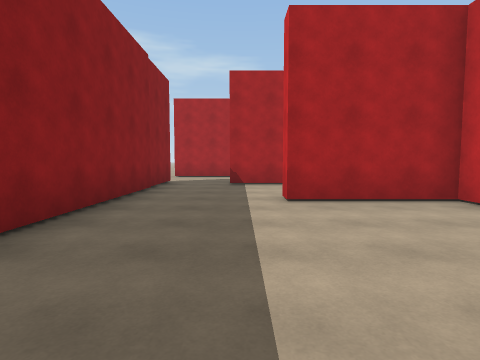
View 1 (above)

15 first-person views from a walk through a Unity game level. The camera is 1.4 m above the floor, tilts 4° down and sees 80° across. The floor is counted in squares, 2 m on a side. Each view is taken from the middle of a square. On the plan, view 1 faces up. The plan holds only what a view shows up to about 10 squares ahead; the rest is blank. The place goes on beyond the plan. The player is left out. Some animated figures are left out.

View 2
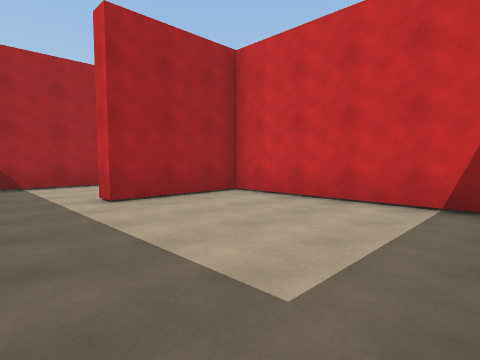

View 3
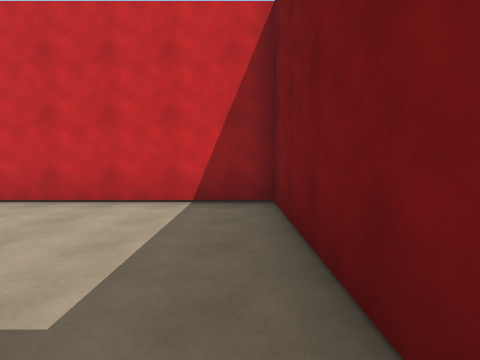

View 4
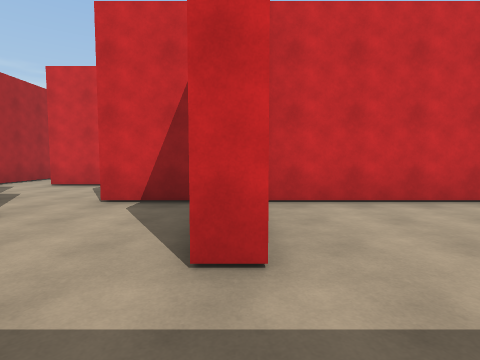

View 5
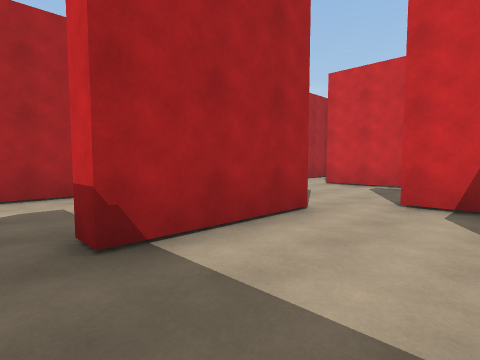

View 6
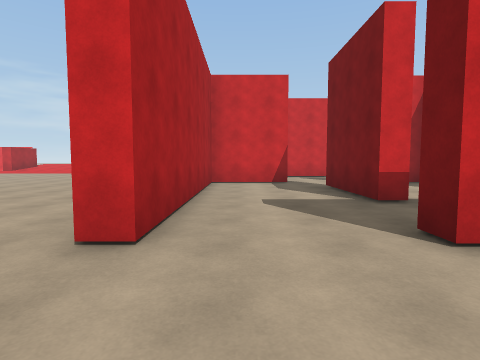

View 7
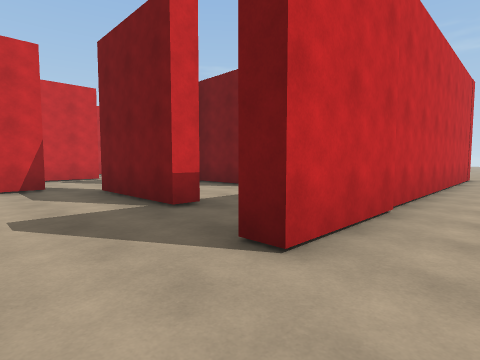

View 8
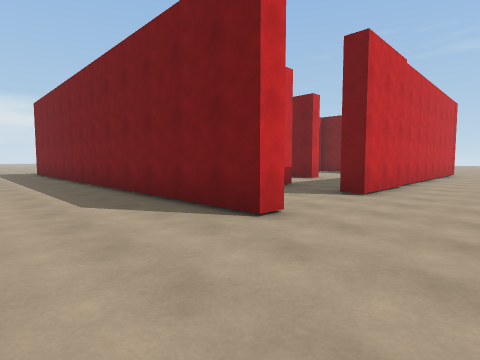

View 9
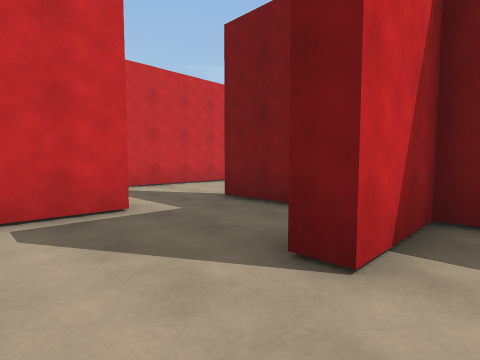

View 10
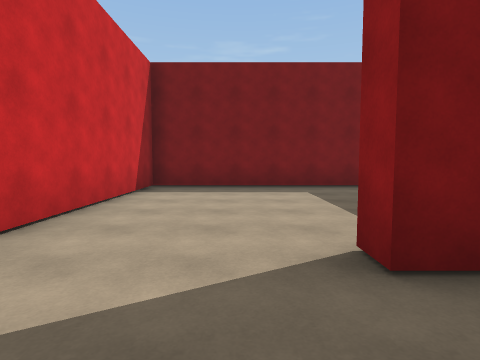

View 11
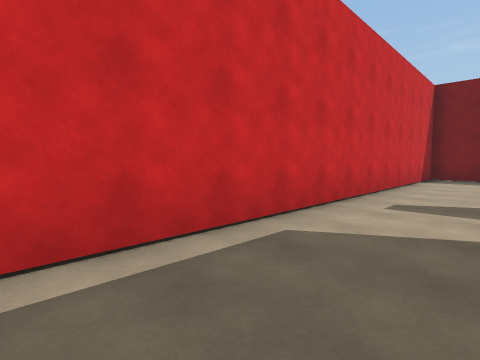

View 12
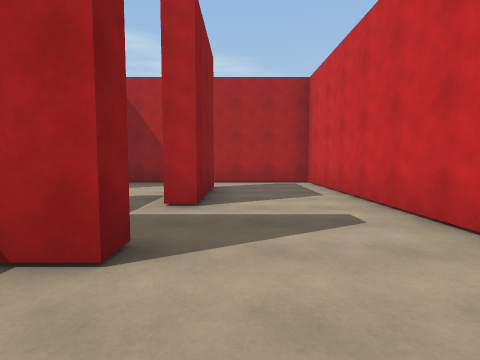

View 13
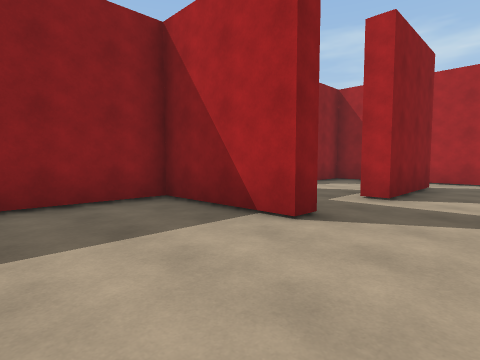

View 14
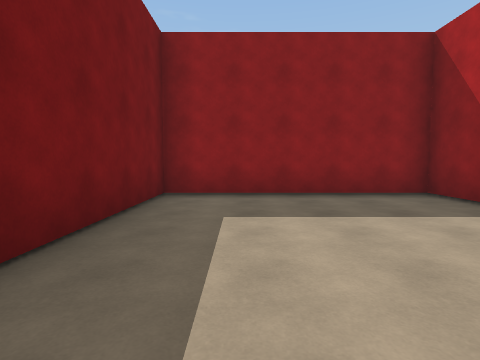

View 15
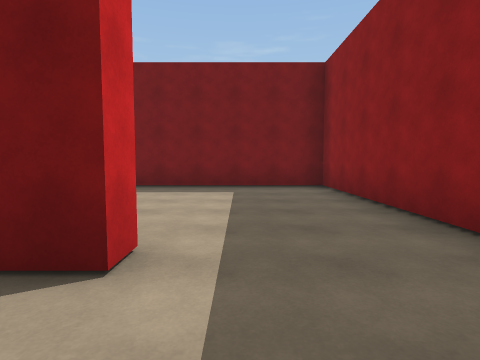

### Floor plan
Points are (right, up) in squares from view 1. A wall is a line through its corners. A room is listed if a view was taken in it or the views show most of it. See-through windows are left out.
Room 1 (views 1, 2, 3)
walls: (-2.2, 4.4) (-2.2, -0.5) (3.7, -0.5) (3.7, 4.8) (0.8, 4.8)
ways out: opening at (-0.5, 5) to room 2
Room 2 (views 4, 5, 15)
walls: (2.6, 8.2) (-0.3, 8.2); (0.8, 4.8) (0.8, 5.3) (3.7, 5.3) (3.7, 7.3); (-2.2, 9.3) (-2.2, 4.4)
ways out: opening at (-0.5, 5) to room 1; opening at (-1, 9) to room 4; opening at (3, 9) to room 4
Room 3 (views 6, 7, 8)
walls: (-2.8, 11.9) (-2.8, 12.4) (6.6, 12.4); (-2.8, -1.1) (-2.8, 9.3)
ways out: opening at (-2, 10.5) to room 4
Room 4 (view 9)
walls: (-0.3, 8.2) (-0.3, 8.7) (2.6, 8.7); (3.7, 9.5) (3.7, 11.9) (-2.8, 11.9); (-2.8, 9.3) (-2.2, 9.3)
ways out: opening at (-1, 9) to room 2; opening at (3, 9) to room 2; opening at (-2, 10.5) to room 3; opening at (4, 8.5) to room 6
Room 5 (views 10, 11, 12, 13, 14)
walls: (7.1, 5.3) (7.1, 4.8) (4.2, 4.8) (4.2, -0.5) (10.3, -0.5) (10.1, 11.9) (6.4, 11.9); (7.3, 10.2) (7.3, 7.3) (6.8, 7.3)
ways out: opening at (7, 6.5) to room 6; opening at (7, 11) to room 7
Room 6 (no view inside)
walls: (3.7, 7.3) (4.2, 7.3); (6.8, 7.3) (6.8, 10.2); (5.5, 5.3) (7.1, 5.3)
ways out: opening at (4, 8.5) to room 4; opening at (7, 6.5) to room 5; opening at (5.5, 10) to room 7
Room 7 (no view inside)
walls: (4.2, 11.4) (4.2, 10.5); (6.4, 11.9) (4.5, 11.9)
ways out: opening at (7, 11) to room 5; opening at (5.5, 10) to room 6

Positions as (right, up) in squares from view 1, and headings:
1: (0, 0), facing up
2: (-1, 0), facing up-right
3: (-1, 0), facing right
4: (-1, 5), facing right
5: (-1, 6), facing up-right
6: (-5, 11), facing right
7: (-4, 11), facing down-right
8: (-5, 15), facing down-right
9: (3, 9), facing down-right
10: (8, 7), facing down
11: (8, 11), facing down-right
12: (8, 3), facing up
13: (9, 2), facing up-left
14: (10, 1), facing left
15: (0, 7), facing down
